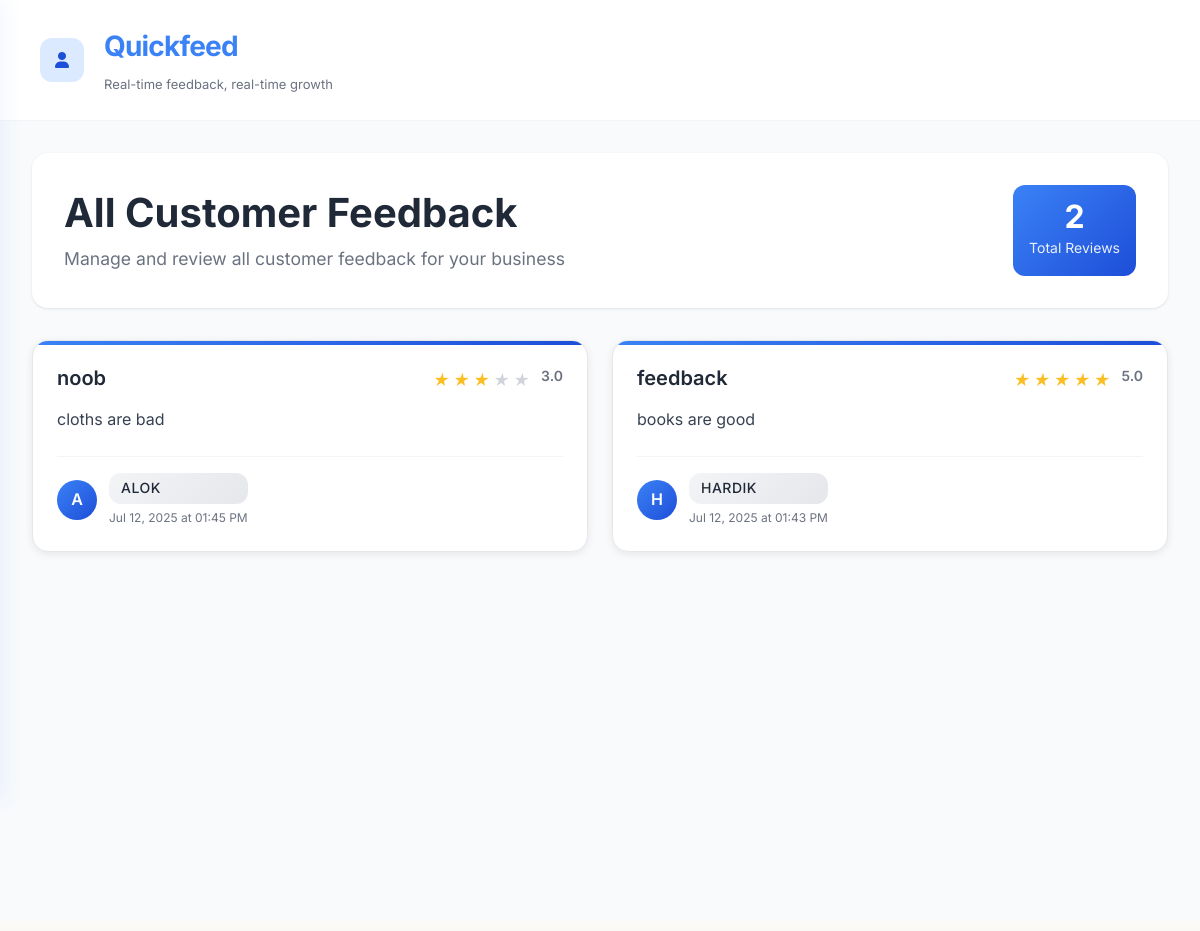
/dashboard/my-feedback (signed in), run on the app's committed database.
### web/models.py (models this page shows, shortened)
class Feedback(db.Model):
    __tablename__ = 'feedbacks'  # Changed from 'feedback' to 'feedbacks'
    customer_id = db.Column(db.Integer, db.ForeignKey('users.id', ondelete='CASCADE'), nullable=True)
    id = db.Column(db.Integer, primary_key=True)
    title = db.Column(db.String(200), nullable=False)
    content = db.Column(db.Text, nullable=False)
    rating = db.Column(db.Integer, nullable=False)
    created_at = db.Column(db.DateTime, default=lambda: datetime.now(timezone.utc))
    shopkeeper_id = db.Column(db.Integer,
                             db.ForeignKey('shopkeepers.id', ondelete='CASCADE'),
                             nullable=False)
    customer_name = db.Column(db.String(100), nullable=False)
    customer_email = db.Column(db.String(120), nullable=True)
    customer_user = db.relationship('User',
                                  foreign_keys=[customer_email],
                                  primaryjoin='Feedback.customer_email == User.email',
                                  backref='feedbacks',
                                  lazy=True)
    __table_args__ = (
        db.CheckConstraint('rating >= 1 AND rating <= 5', name='rating_range'),
        db.CheckConstraint('LENGTH(title) >= 3', name='title_min_length'),
        db.CheckConstraint('LENGTH(content) >= 10', name='content_min_length'),
    )
    @property
    def customer_display_name(self):
        return self.customer_name or "Anonymous"
    @property
    def time_ago(self):
        now = datetime.now(timezone.utc)
        if self.created_at.tzinfo is None:
            created_at_utc = self.created_at.replace(tzinfo=timezone.utc)
        else:
            created_at_utc = self.created_at
        diff = now - created_at_utc
        if diff.days > 365:
            years = diff.days // 365
            return f"{years} year{'s' if years > 1 else ''} ago"
        elif diff.days > 30:
            months = diff.days // 30
            return f"{months} month{'s' if months > 1 else ''} ago"
        elif diff.days > 0:
            return f"{diff.days} day{'s' if diff.days > 1 else ''} ago"
        elif diff.seconds > 3600:
            hours = diff.seconds // 3600
            return f"{hours} hour{'s' if hours > 1 else ''} ago"
        elif diff.seconds > 60:
            minutes = diff.seconds // 60
            return f"{minutes} minute{'s' if minutes > 1 else ''} ago"
        else:
            return "Just now"

### web/routes.py (the view, shortened to what this page needs)
    def decorated_function(*args, **kwargs):
        try:
            if not current_user.is_authenticated:
                flash('Please log in to access this page.', 'warning')
                return redirect(url_for('auth.login'))
            shopkeeper = Shopkeeper.query.get(current_user.id)
            session['shopkeeper_id'] = shopkeeper.id
            session['shopkeeper_username'] = shopkeeper.username
            session['is_shopkeeper'] = True
            return f(*args, **kwargs)
        except Exception as e:
            print(f"Error in require_shopkeeper decorator: {e}")
            flash('An error occurred while verifying your account.', 'danger')
            return redirect(url_for('auth.login'))

### web/routes.py (called while the page is built, shortened)
def require_shopkeeper(f):
    def decorated_function(*args, **kwargs):
        try:
            if not current_user.is_authenticated:
                flash('Please log in to access this page.', 'warning')
                return redirect(url_for('auth.login'))
            shopkeeper = Shopkeeper.query.get(current_user.id)
            session['shopkeeper_id'] = shopkeeper.id
            session['shopkeeper_username'] = shopkeeper.username
            session['is_shopkeeper'] = True
            return f(*args, **kwargs)
        except Exception as e:
            print(f"Error in require_shopkeeper decorator: {e}")
            flash('An error occurred while verifying your account.', 'danger')
            return redirect(url_for('auth.login'))
    decorated_function.__name__ = f.__name__
    return decorated_function

### web/templates/feedback/all_feedback.html (shortened to what this page needs)
{% extends "base.html" %}
{% block content %}
    <div class="main-content">
        <header class="header">
            <div class="header-left">
                <a href="/dashboard" class="menu-toggle">
                    <i class="fas fa-user"></i>
                </a>
                <div class="brand-logo">
                    <h1>Quickfeed</h1>
                    <span class="brand-tagline">Real-time feedback, real-time growth</span>
                </div>
            </div>
        </header>
<div class="feedback-container">
    <div class="feedback-header">
        <div class="header-content">
            <h1 class="page-title">All Customer Feedback</h1>
            <p class="page-subtitle">Manage and review all customer feedback for your business</p>
        </div>
        <div class="header-actions">
            <div class="feedback-count">
                <span class="count-number">{{ feedback_list|length }}</span>
                <span class="count-label">Total Reviews</span>
            </div>
        </div>
    </div>
    {% if feedback_list %}
        <div class="feedback-grid">
            {% for feedback in feedback_list %}
                <div class="feedback-card">
                    <div class="card-header">
                        <div class="feedback-title">{{ feedback.title }}</div>
                        <div class="feedback-rating">
                            {% for i in range(1, 6) %}
                                {% if i <= feedback.rating %}
                                    <i class="star star-filled"></i>
                                {% else %}
                                    <i class="star star-empty"></i>
                                {% endif %}
                            {% endfor %}
                            <span class="rating-number">{{ feedback.rating }}.0</span>
                        </div>
                    </div>
                    <div class="card-body">
                        <p class="feedback-content">{{ feedback.content }}</p>
                    </div>
                    <div class="card-footer">
                        <div class="customer-info">
                            <div class="customer-avatar">
                                {% if feedback.customer_name %}
                                    {{ feedback.customer_name[0]|upper }}
                                {% elif feedback.user %}
                                    {{ feedback.user.full_name[0]|upper }}
                                {% else %}
                                    A
                                {% endif %}
                            </div>
                            <div class="customer-details">
                                <div class="customer-name">
                                    {% if feedback.customer_name %}
                                        {{ feedback.customer_name }}
                                    {% elif feedback.user %}
                                        {{ feedback.user.full_name }}
                                    {% else %}
                                        Anonymous Customer
                                    {% endif %}
                                </div>
                                <div class="feedback-date">
                                    {{ feedback.created_at.strftime('%b %d, %Y at %I:%M %p') }}
                                </div>
                            </div>
                        </div>
                    </div>
                </div>
            {% endfor %}
        </div>
    {% endif %}
</div>
{% endblock %}

### web/static/style.css (style rules this page uses)
* { margin: 0; padding: 0; box-sizing: border-box; }
body { font-family: 'Inter', sans-serif; background: #f9f7f6; color: #111; }

### web/static/dashboard.css (style rules this page uses)
* { margin: 0; padding: 0; box-sizing: border-box; }
body { font-family: 'Inter', -apple-system, BlinkMacSystemFont, 'Segoe UI', sans-serif; background-color: #ffffff; color: #1a1a1a; line-height: 1.6; font-weight: 400; }
.main-content { background: #FAF9F6; padding-bottom: 10px; min-height: 100vh; }
.header { display: flex; justify-content: space-between; align-items: center; padding: 24px 40px; background: white; border-bottom: 1px solid #f1f5f9; position: sticky; top: 0; z-index: 100; }
.header-left { display: flex; align-items: center; gap: 20px; }
.menu-toggle { width: 44px; height: 44px; background: #dbeafe; border-radius: 12px; display: flex; align-items: center; justify-content: center; color: #1d4ed8; cursor: pointer; transition: all 0.2s ease; font-size: 16px; }
.brand-logo h1 { font-size: 28px; font-weight: 700; color: #3b82f6; letter-spacing: -0.8px; margin-bottom: 2px; }
.brand-tagline { font-size: 13px; color: #6b7280; font-weight: 400; }
.feedback-content { flex: 1; display: flex; flex-direction: column; gap: 16px; }
.customer-name { color: #1f2937; font-weight: 600; background: linear-gradient(135deg, #f3f4f6, #e5e7eb); padding: 4px 12px; border-radius: 12px; font-size: 12px; text-transform: uppercase; letter-spacing: 0.5px; }

### web/static/all_feedback.css (style rules this page uses)
.feedback-container { max-width: auto; margin: 0 auto; padding: 2rem; background-color: #f8fafc; min-height: 100vh; }
.feedback-header { display: flex; justify-content: space-between; align-items: center; margin-bottom: 2rem; padding: 2rem; background: white; border-radius: 16px; box-shadow: 0 1px 3px rgba(0, 0, 0, 0.1); }
.header-content { flex: 1; }
.page-title { font-size: 2.5rem; font-weight: 700; color: #1f2937; margin: 0 0 0.5rem 0; line-height: 1.2; }
.page-subtitle { font-size: 1.1rem; color: #6b7280; margin: 0; }
.header-actions { display: flex; align-items: center; }
.feedback-count { text-align: center; padding: 1rem; background: linear-gradient(135deg, #3b82f6, #1d4ed8); border-radius: 12px; color: white; min-width: 120px; }
.count-number { display: block; font-size: 2rem; font-weight: 700; line-height: 1; }
.count-label { display: block; font-size: 0.875rem; opacity: 0.9; margin-top: 0.25rem; }
.feedback-grid { display: grid; grid-template-columns: repeat(auto-fit, minmax(380px, 1fr)); gap: 1.5rem; margin-bottom: 2rem; }
.feedback-card { background: white; border-radius: 16px; padding: 1.5rem; box-shadow: 0 2px 8px rgba(0, 0, 0, 0.08); transition: all 0.3s ease; border: 1px solid #e5e7eb; position: relative; overflow: hidden; }
.feedback-card::before { content: ''; position: absolute; top: 0; left: 0; right: 0; height: 4px; background: linear-gradient(90deg, #3b82f6, #1d4ed8); }
.card-header { display: flex; justify-content: space-between; align-items: flex-start; margin-bottom: 1rem; gap: 1rem; }
.feedback-title { font-size: 1.25rem; font-weight: 600; color: #1f2937; line-height: 1.3; flex: 1; }
.feedback-rating { display: flex; align-items: center; gap: 0.25rem; flex-shrink: 0; }
.star { width: 16px; height: 16px; position: relative; }
.star::before { content: '★'; position: absolute; top: 0; left: 0; font-size: 16px; }
.star-filled::before { color: #fbbf24; }
.star-empty::before { color: #d1d5db; }
.rating-number { font-size: 0.875rem; font-weight: 600; color: #6b7280; margin-left: 0.5rem; }
.card-body { margin-bottom: 1.5rem; }
.feedback-content { font-size: 1rem; line-height: 1.6; color: #374151; margin: 0; }
.card-footer { display: flex; justify-content: space-between; align-items: center; padding-top: 1rem; border-top: 1px solid #f3f4f6; }
.customer-info { display: flex; align-items: center; gap: 0.75rem; }
.customer-avatar { width: 40px; height: 40px; border-radius: 50%; background: linear-gradient(135deg, #3b82f6, #1d4ed8); display: flex; align-items: center; justify-content: center; color: white; font-weight: 600; font-size: 1rem; flex-shrink: 0; }
.customer-details { display: flex; flex-direction: column; gap: 0.25rem; }
.customer-name { font-size: 0.875rem; font-weight: 500; color: #1f2937; }
.feedback-date { font-size: 0.75rem; color: #6b7280; }

### data on the page
Feedback: title "noob", rating "3", content "cloths are bad", customer_name "A", customer_name "ALOK", created_at "Jul 12, 2025 at 01:45 PM"
Feedback: title "feedback", rating "5", content "books are good", customer_name "H", customer_name "HARDIK", created_at "Jul 12, 2025 at 01:43 PM"

### other printed values
{{ feedback_list|length }} "2"
